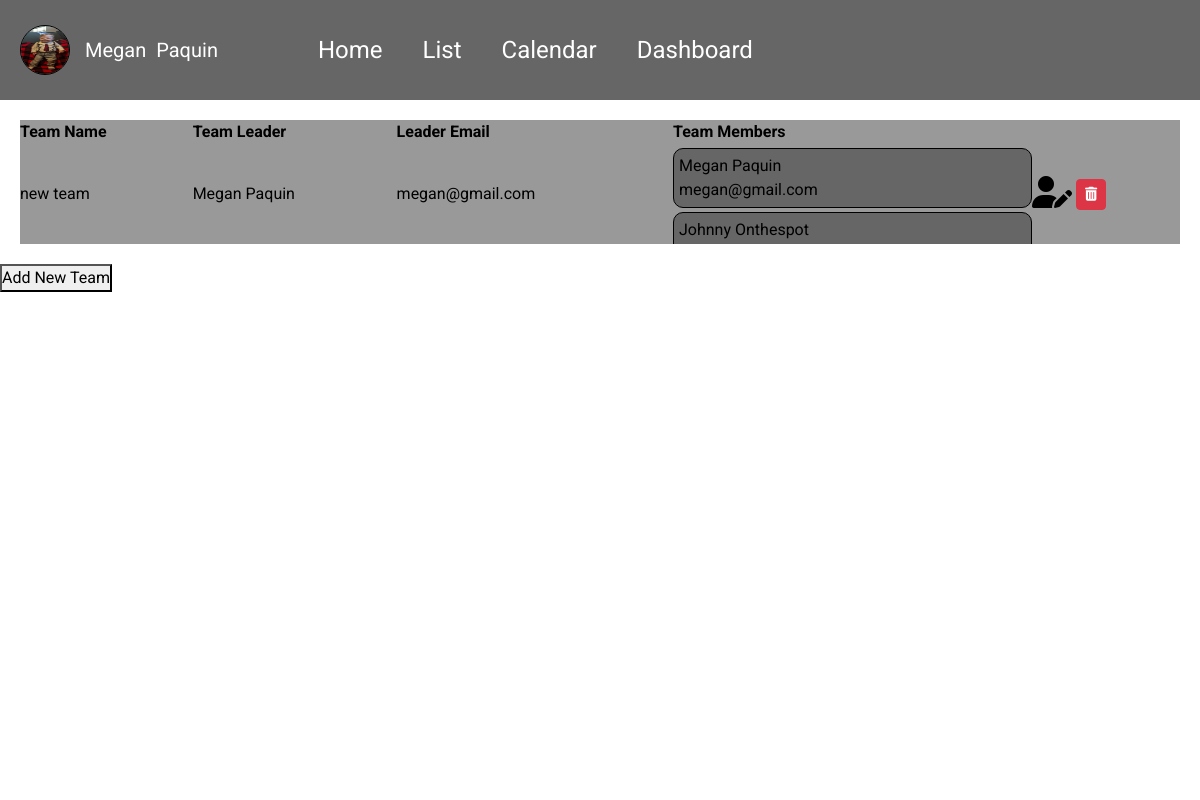
Before: /accounts/teams (signed in) with the older database file.
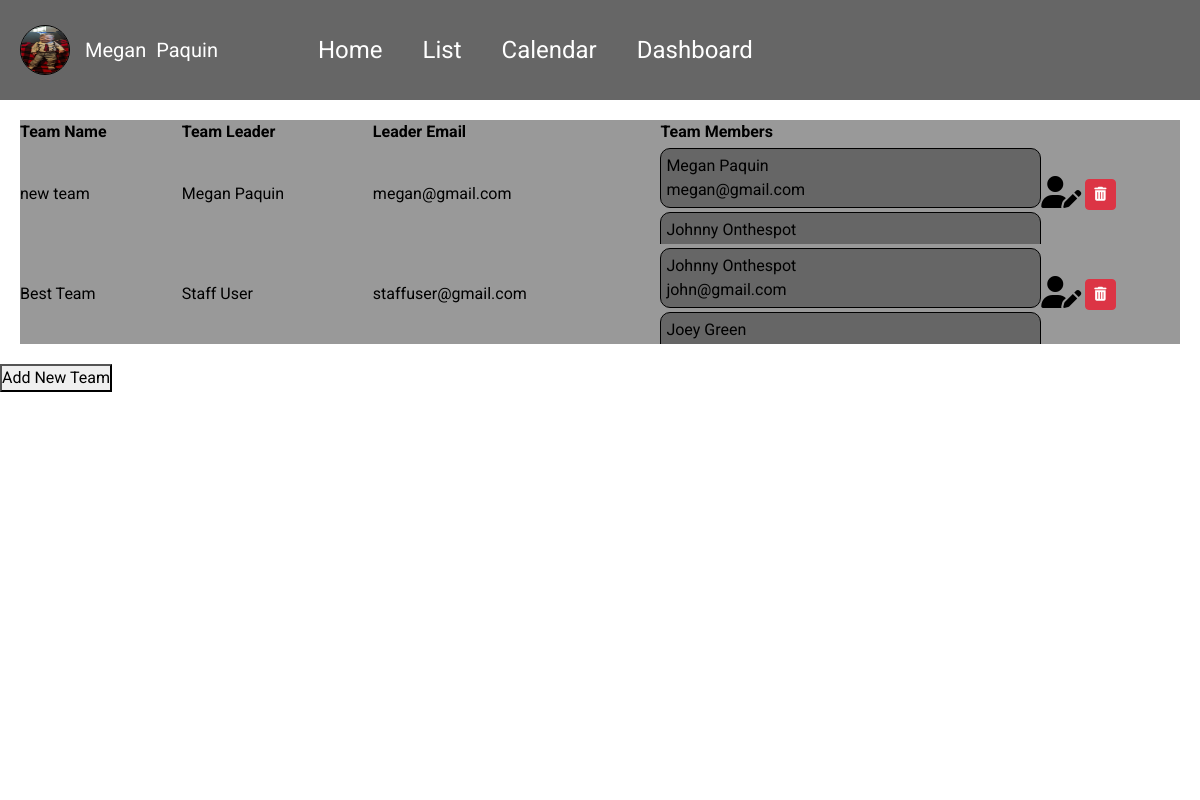
After: the same page with the newer database file.
### accounts/models.py (models this page shows, shortened)
class Team(models.Model):
    name = models.CharField(max_length=120, default="new team")
    leader = models.ForeignKey(
        CustomUser,
        on_delete=models.CASCADE,
        related_name='leader'
    )
    members = models.ManyToManyField(CustomUser)

class CustomUser(AbstractBaseUser, PermissionsMixin):
    email = models.EmailField(_('email address'), unique=True)
    is_staff = models.BooleanField(default=False)
    is_active = models.BooleanField(default=True)
    date_joined = models.DateTimeField(default=timezone.now)
    USERNAME_FIELD = 'email'
    REQUIRED_FIELDS = []
    color = models.CharField(max_length=7, default="#FFFFFF")
    first_name = models.CharField(max_length=128)
    last_name = models.CharField(max_length=128)
    phone = models.CharField(max_length=9, null=True)
    image = models.ImageField(upload_to='images/', default='images/default_img.png')
    objects = CustomUserManager()

### accounts/views.py (the view)
# urls.py: path('teams', TeamListView.as_view(), name="teams"),
class TeamListView(LoginRequiredMixin, UserPassesTestMixin, ListView):
    template_name= 'accounts/teams.html'
    model = Team
    def test_func(self):
        return self.request.user.is_staff

### templates/accounts/teams.html (shortened to what this page needs)
{% extends 'base.html' %}
{% load static %}
{% block links %}
<link rel="stylesheet" href="{% static 'css/teams.css' %}">
<link href="https://cdn.jsdelivr.net/npm/bootstrap@5.2.3/dist/css/bootstrap.min.css" rel="stylesheet">
{% endblock links %}
{% block contents %}
    <table class="perm-table">
        <tr>
             <th scope="col">Team Name</th>
             <th scope="col">Team Leader</th>
             <th scope="col">Leader Email</th>
             <th scope="col">Team Members</th>
             <th scope="col"></th>
        </tr>
        {% for team in team_list %}
        <tr>
            <td>{{ team.name }}</td>
            <td>{{ team.leader.first_name }} {{ team.leader.last_name }}</td>
            <td>{{ team.leader.email }}</td>
            <td>
                <div class="team-members">
                    {% for member in team.members.all %}
                        <div class="user">
                            <span>{{ member.first_name }} {{ member.last_name }}</span>
                            <span>{{ member.email }}</span>
                        </div>
                    {% endfor %}
                </div>
            </td>
            <td>
                <a href="{% url 'team-edit' team.id %}"><i class="fa-solid fa-user-pen fa-2xl"></i></a>
                <button type="button" class="delete-team bs-modal btn btn-sm btn-danger" data-form-url="{% url 'team-delete' team.id %}">
                    <span class="fa fa-trash"></span>
                </button>
            </td>
        </tr>
        {% endfor %}
    </table>
        <div class="buttons">
            <a href="{% url 'team-new' %}"><button>Add New Team</button></a>
        </div>
{% endblock contents %}

### templates/base.html (shortened to what this page needs)
{% load static %}
<!DOCTYPE html>
<html lang="en">
<head>
    {% block links %}
    {% endblock links %}
    <link rel="stylesheet" href="{% static 'css/base.css' %}">
    <link rel="stylesheet" href="{% static 'css/page-layout.css' %}">
</head>
<body>
    <div class="row-container">
        <div class="column-container column">
            <div class="row-container top-nav">
                <div class="name-group">
                    <img src="{{ user.image.url }}" alt="user profile image" class="user-circle">
                    {% if user.is_authenticated %}
                        <span>{{ user.first_name }}</span>
                        <span>{{ user.last_name }}</span>
                    {% endif %}
                </div>
                <a href="{% url 'home' %}">Home</a>
                <a href="{% url 'list' %}">List</a>
                <a href="{% url 'calendar' %}">Calendar</a>
                <a href="{% url 'dashboard' %}">Dashboard</a>
            </div>
            <div class="column-container contents">
                {% block contents %}
                {% endblock contents %}
            </div>
        </div>
    </div>
</body>
</html>

Changed rows visible on the page:
added Team: name "Best Team", leader.first_name "Staff", leader.last_name "User", leader.email "staffuser@gmail.com", CustomUser (first_name "Johnny", last_name "Onthespot", email "john@gmail.com")
now on this page (row edited): CustomUser: first_name "Joey", last_name "Green", shown under "Best Team"
